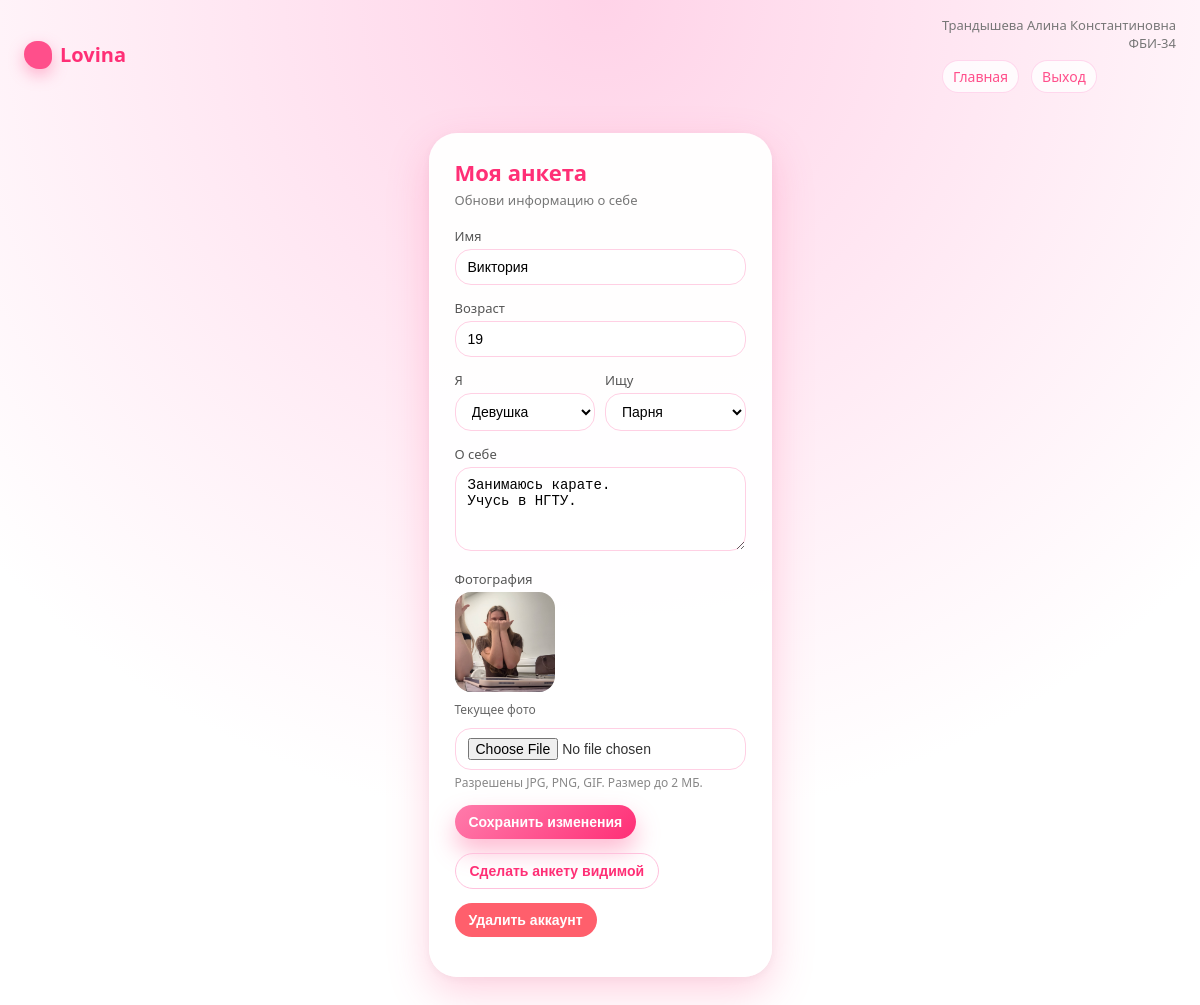
/profile/edit (signed in), run on the app's committed database.
### tables this page shows
CREATE TABLE profiles (
            id INTEGER PRIMARY KEY AUTOINCREMENT,
            user_id INTEGER NOT NULL,
            name TEXT NOT NULL,
            age INTEGER NOT NULL,
            gender TEXT NOT NULL,       -- 'M' / 'F'
            looking_for TEXT NOT NULL,  -- 'M' / 'F'
            about TEXT,
            photo_filename TEXT,
            is_hidden INTEGER NOT NULL DEFAULT 0,
            FOREIGN KEY (user_id) REFERENCES users(id) ON DELETE CASCADE
        );

### app.py (the view, shortened to what this page needs)
@app.route("/profile/edit", methods=["GET", "POST"])
@login_required
def edit_profile():
    user = current_user()
    profile = get_profile(user['id'])
    return render_template("profile_edit.html", profile=profile)

### app.py (called while the page is built)
def get_db():
    conn = sqlite3.connect(app.config['DATABASE'])
    conn.row_factory = sqlite3.Row
    conn.execute("PRAGMA foreign_keys = ON;")
    return conn

@app.context_processor
def inject_student_info():
    return dict(student_fio=STUDENT_FIO, student_group=STUDENT_GROUP)

def current_user():
    user_id = session.get('user_id')
    if not user_id:
        return None
    conn = get_db()
    user = conn.execute("SELECT * FROM users WHERE id = ?", (user_id,)).fetchone()
    conn.close()
    return user

def get_profile(user_id):
    conn = get_db()
    profile = conn.execute(
        "SELECT * FROM profiles WHERE user_id = ?", (user_id,)
    ).fetchone()
    conn.close()
    return profile

def login_required(func):
    from functools import wraps
    @wraps(func)
    def wrapper(*args, **kwargs):
        if not session.get('user_id'):
            flash("Необходимо войти на сайт", "warning")
            return redirect(url_for('login', next=request.path))
        return func(*args, **kwargs)
    return wrapper

### templates/profile_edit.html (shortened to what this page needs)
{% extends "base.html" %}
{% block content %}
<h2 class="card-title">Моя анкета</h2>
<p class="card-subtitle">{% if profile %}Обнови информацию о себе{% else %}Заполни анкету чтобы начать поиск{% endif %}</p>
<form method="post" enctype="multipart/form-data">
    <div class="form-group">
        <label class="form-label">Имя</label>
        <input
            class="form-input"
            name="name"
            value="{{ profile.name if profile else '' }}"
            required
            maxlength="50"
        >
    </div>
    <div class="form-group">
        <label class="form-label">Возраст</label>
        <input
            class="form-input"
            name="age"
            type="number"
            min="18"
            max="80"
            required
            value="{{ profile.age if profile else '' }}"
        >
    </div>
    <div class="form-group form-inline">
        <div style="flex:1">
            <label class="form-label">Я</label>
            <select class="form-select" name="gender" required>
                <option value="F"
                    {% if profile and profile.gender == 'F' %}selected{% endif %}>
                    Девушка
                </option>
            </select>
        </div>
        <div style="flex:1">
            <label class="form-label">Ищу</label>
            <select class="form-select" name="looking_for" required>
                <option value="M"
                    {% if profile and profile.looking_for == 'M' %}selected{% endif %}>
                    Парня
                </option>
            </select>
        </div>
    </div>
    <div class="form-group">
        <label class="form-label">О себе</label>
        <textarea
            class="form-textarea"
            name="about"
            rows="4"
            maxlength="1000"
        >{{ profile.about if profile else '' }}</textarea>
    </div>
    <div class="form-group">
        <label class="form-label">
            Фотография {% if not profile %}*{% endif %}
        </label>
        {% if profile and profile.photo_filename %}
        <div style="margin-bottom: 10px;">
            <img src="{{ url_for('static', filename='uploads/' ~ profile.photo_filename) }}"
                 style="width: 100px; height: 100px; border-radius: 16px; object-fit: cover;">
            <div style="font-size: 12px; color: #666; margin-top: 4px;">
                Текущее фото
            </div>
        </div>
        {% endif %}
        <input
            class="form-input"
            type="file"
            name="photo"
            accept=".png,.jpg,.jpeg,.gif"
        >
        <p style="font-size:12px;color:#888;margin-top:4px;">
            Разрешены JPG, PNG, GIF. Размер до 2 МБ.
        </p>
    </div>
    <div class="form-group">
        <button type="submit" class="btn btn-primary">
            {% if profile %}Сохранить изменения{% else %}Создать анкету{% endif %}
        </button>
    </div>
</form>
{% if profile %}
    <div class="form-group">
        <form method="post" action="{{ url_for('hide_profile') }}">
            <button type="submit" class="btn btn-outline">
                {% if profile.is_hidden %}
                    Сделать анкету видимой
                {% else %}
                    Скрыть анкету из поиска
                {% endif %}
            </button>
        </form>
    </div>
    <div class="form-group">
        <form method="post" action="{{ url_for('delete_account') }}"
              onsubmit="return confirm('Точно удалить аккаунт безвозвратно?');">
            <button type="submit" class="btn btn-danger">Удалить аккаунт</button>
        </form>
    </div>
{% endif %}
{% endblock %}

### templates/base.html (style rules this page uses)
* { box-sizing: border-box; margin: 0; padding: 0; }
body { font-family: system-ui, -apple-system, BlinkMacSystemFont, "Segoe UI", sans-serif; min-height: 100vh; background: radial-gradient(circle at top, #ffd3e8 0, #ffe6f2 30%, #ffffff 70%); color: #333; display: flex; flex-direction: column; }
.card-title { font-size: 22px; font-weight: 700; color: #ff2f76; margin-bottom: 4px; }
.card-subtitle { font-size: 13px; color: #777; margin-bottom: 18px; }
.form-group { margin-bottom: 14px; }
.form-label { display: block; font-size: 13px; margin-bottom: 4px; color: #555; }
.form-input, .form-select, .form-textarea { width: 100%; border-radius: 16px; border: 1px solid #ffd0e4; padding: 9px 12px; font-size: 14px; outline: none; background: #fff; transition: border-color 0.15s ease, box-shadow 0.15s ease, background 0.15s ease; }
.form-textarea { resize: vertical; min-height: 80px; }
.form-inline { display: flex; gap: 10px; }
.btn { display: inline-flex; align-items: center; justify-content: center; padding: 9px 14px; border-radius: 999px; border: none; cursor: pointer; font-size: 14px; font-weight: 600; transition: transform 0.08s ease, box-shadow 0.12s ease, background 0.12s ease; }
.btn-primary { background: linear-gradient(135deg, #ff7bab, #ff2f76); color: #fff; box-shadow: 0 12px 24px rgba(255, 79, 139, 0.4); }
.btn-outline { background: transparent; color: #ff2f76; border: 1px solid #ffc1dd; }
.btn-danger { background: #ff5f6c; color: #fff; }

### data on the page
profiles: name "Виктория", age "19", gender "Девушка", looking_for "Парня", about "Занимаюсь карате. Учусь в НГТУ.", photo_filename (picture)

### other printed values
{{ student_fio }} "Трандышева Алина Константиновна"
{{ student_group }} "ФБИ-34"
